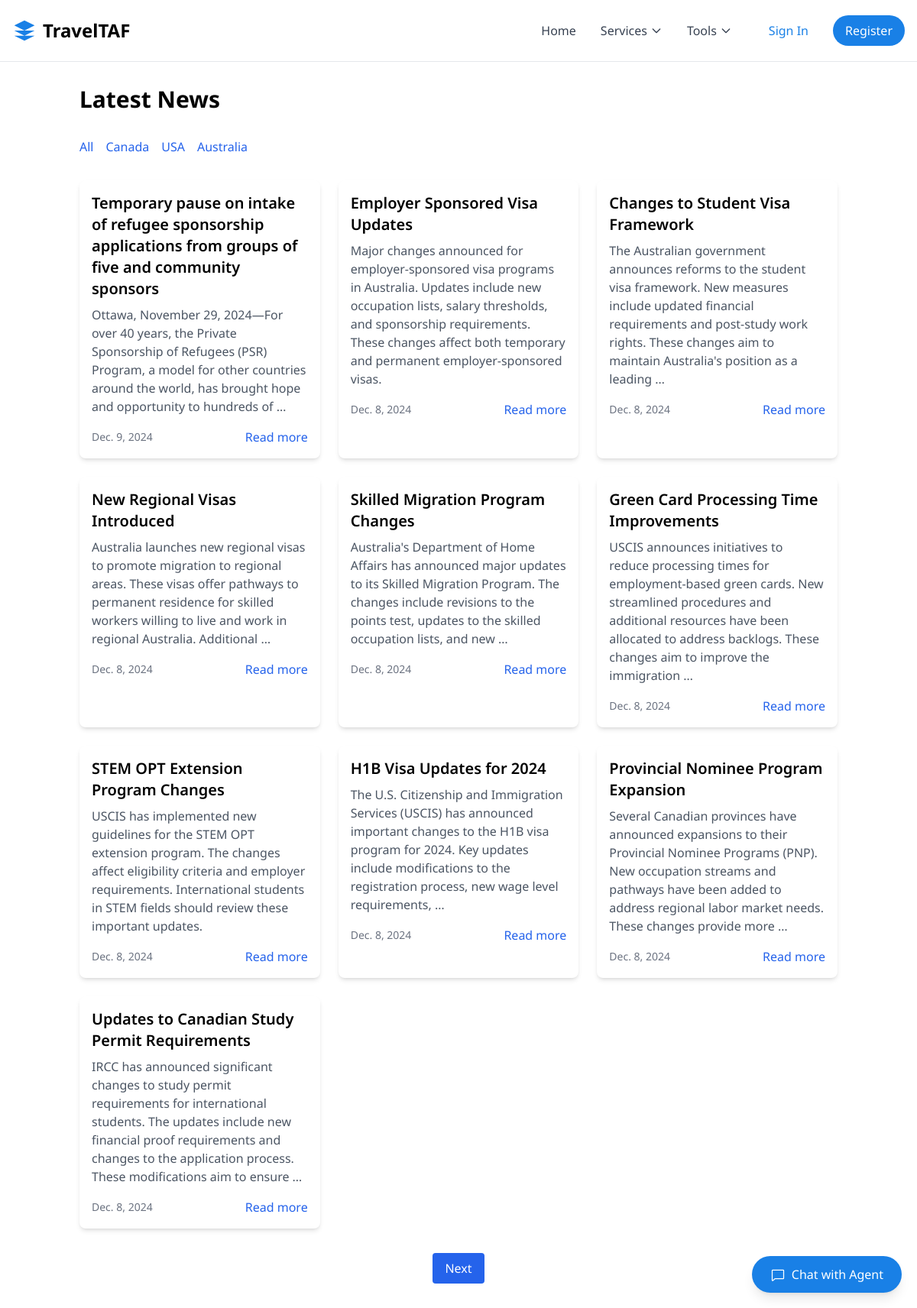
Page /news/ on the committed database.
### news/models.py (models this page shows, shortened)
class NewsCategory(models.Model):
    name = models.CharField(max_length=100)
    slug = models.SlugField(unique=True)
    description = models.TextField(blank=True)
    class Meta:
        verbose_name_plural = "News Categories"

class News(models.Model):
    title = models.CharField(max_length=255)
    slug = models.SlugField(unique=True)
    content = models.TextField()
    category = models.ForeignKey(NewsCategory, on_delete=models.CASCADE, related_name='news')
    published_date = models.DateTimeField(auto_now_add=True)
    updated_date = models.DateTimeField(auto_now=True)
    author = models.CharField(max_length=100)
    image = models.ImageField(upload_to='news_images/', null=True, blank=True)
    is_featured = models.BooleanField(default=False)
    is_published = models.BooleanField(default=True)
    class Meta:
        verbose_name_plural = "News Articles"
        ordering = ['-published_date']
    def get_absolute_url(self):
        return reverse('news:detail', kwargs={'slug': self.slug})

### news/views.py (the view)
# urls.py: path('', views.NewsListView.as_view(), name='list'),
class NewsListView(ListView):
    model = News
    template_name = 'news/news_list.html'
    context_object_name = 'news_list'
    paginate_by = 10
    def get_queryset(self):
        category_slug = self.kwargs.get('category_slug')
        if category_slug:
            category = get_object_or_404(NewsCategory, slug=category_slug)
            return News.objects.filter(category=category, is_published=True)
        return News.objects.filter(is_published=True)
    def get_context_data(self, **kwargs):
        context = super().get_context_data(**kwargs)
        context['categories'] = NewsCategory.objects.all()
        return context

### templates/news/news_list.html (shortened to what this page needs)
{% extends 'base.html' %}
{% block content %}
<div class="container mx-auto px-4 py-8">
    <h1 class="text-3xl font-bold mb-8">Latest News</h1>
    <div class="mb-8">
        <div class="flex space-x-4">
            <a href="{% url 'news:list' %}" class="text-blue-600 hover:text-blue-800">All</a>
            {% for category in categories %}
            <a href="{% url 'news:category' category.slug %}" class="text-blue-600 hover:text-blue-800">
                {{ category.name }}
            </a>
            {% endfor %}
        </div>
    </div>
    <div class="grid grid-cols-1 md:grid-cols-2 lg:grid-cols-3 gap-6">
        {% for news in news_list %}
        <div class="bg-white rounded-lg shadow-md overflow-hidden">
            <div class="p-4">
                <h2 class="text-xl font-semibold mb-2">{{ news.title }}</h2>
                <p class="text-gray-600 mb-4">{{ news.content|truncatewords:30 }}</p>
                <div class="flex justify-between items-center">
                    <span class="text-sm text-gray-500">{{ news.published_date|date }}</span>
                    <a href="{{ news.get_absolute_url }}" class="text-blue-600 hover:text-blue-800">Read more</a>
                </div>
            </div>
        </div>
        {% empty %}
        <p>No news articles available.</p>
        {% endfor %}
    </div>
    {% if is_paginated %}
    <div class="mt-8 flex justify-center">
        <div class="flex space-x-2">
            {% if page_obj.has_next %}
            <a href="?page={{ page_obj.next_page_number }}" class="px-4 py-2 bg-blue-600 text-white rounded">Next</a>
            {% endif %}
        </div>
    </div>
    {% endif %}
</div>
{% endblock %}

### static/css/index.css (style rules this page uses)
body { font-family: "Noto Serif", "Noto Sans", sans-serif; }

### templates/base.html (style rules this page uses)
body { font-family: 'Noto Sans', sans-serif; }

### rows in the picture
NewsCategory: name "Canada"
NewsCategory: name "USA"
NewsCategory: name "Australia"
News: title "Temporary pause on intake of refugee sponsorship applications from groups of five and community sponsors", content "Ottawa, November 29, 2024—For over 40 years, the Private Sponsorship of Refugees (PSR) Program, a model for other countries around the world, has brought hope and opportunity to hundreds of …", published_date "Dec. 9, 2024"
News: title "Employer Sponsored Visa Updates", content "Major changes announced for employer-sponsored visa programs in Australia. Updates include new occupation lists, salary thresholds, and sponsorship requirements. These changes affect both temporary and permanent employer-sponsored visas.", published_date "Dec. 8, 2024"
News: title "Changes to Student Visa Framework", content "The Australian government announces reforms to the student visa framework. New measures include updated financial requirements and post-study work rights. These changes aim to maintain Australia's position as a leading …", published_date "Dec. 8, 2024"
News: title "New Regional Visas Introduced", content "Australia launches new regional visas to promote migration to regional areas. These visas offer pathways to permanent residence for skilled workers willing to live and work in regional Australia. Additional …", published_date "Dec. 8, 2024"
News: title "Skilled Migration Program Changes", content "Australia's Department of Home Affairs has announced major updates to its Skilled Migration Program. The changes include revisions to the points test, updates to the skilled occupation lists, and new …", published_date "Dec. 8, 2024"
News: title "Green Card Processing Time Improvements", content "USCIS announces initiatives to reduce processing times for employment-based green cards. New streamlined procedures and additional resources have been allocated to address backlogs. These changes aim to improve the immigration …", published_date "Dec. 8, 2024"
News: title "STEM OPT Extension Program Changes", content "USCIS has implemented new guidelines for the STEM OPT extension program. The changes affect eligibility criteria and employer requirements. International students in STEM fields should review these important updates.", published_date "Dec. 8, 2024"
News: title "H1B Visa Updates for 2024", content "The U.S. Citizenship and Immigration Services (USCIS) has announced important changes to the H1B visa program for 2024. Key updates include modifications to the registration process, new wage level requirements, …", published_date "Dec. 8, 2024"
News: title "Provincial Nominee Program Expansion", content "Several Canadian provinces have announced expansions to their Provincial Nominee Programs (PNP). New occupation streams and pathways have been added to address regional labor market needs. These changes provide more …", published_date "Dec. 8, 2024"
News: title "Updates to Canadian Study Permit Requirements", content "IRCC has announced significant changes to study permit requirements for international students. The updates include new financial proof requirements and changes to the application process. These modifications aim to ensure …", published_date "Dec. 8, 2024"
